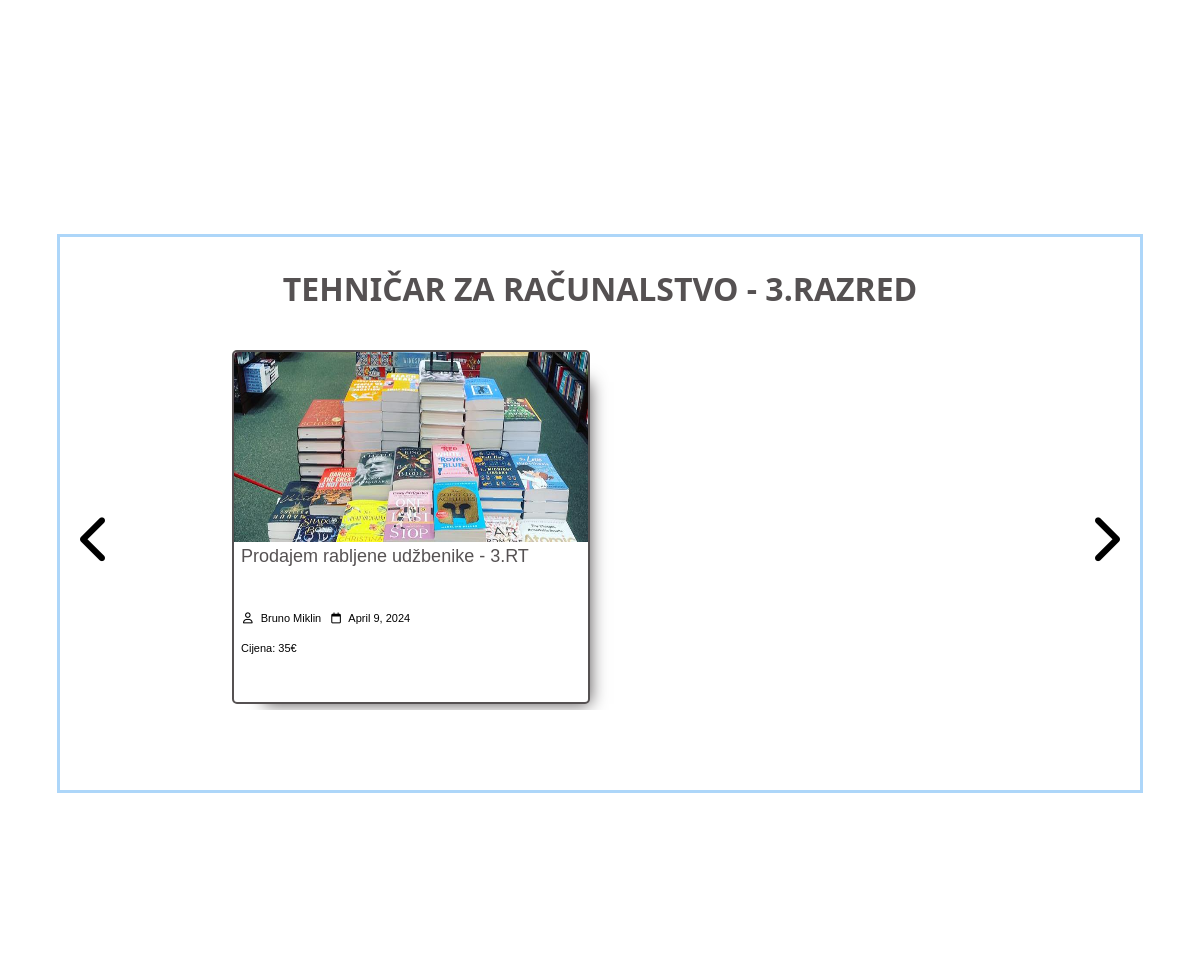
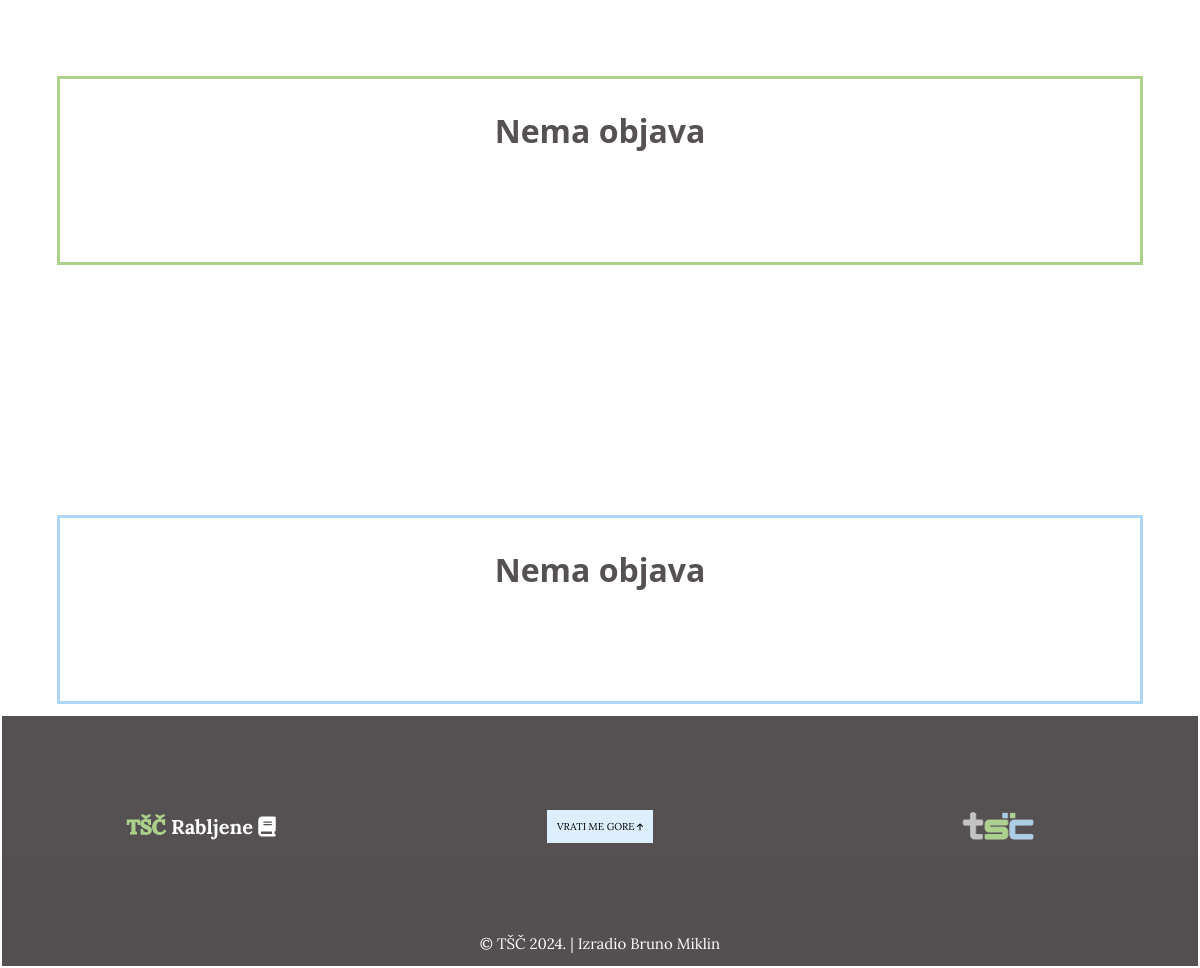
Before: /treci.php (lower part) with the older database file (2 pictures, top to bottom).
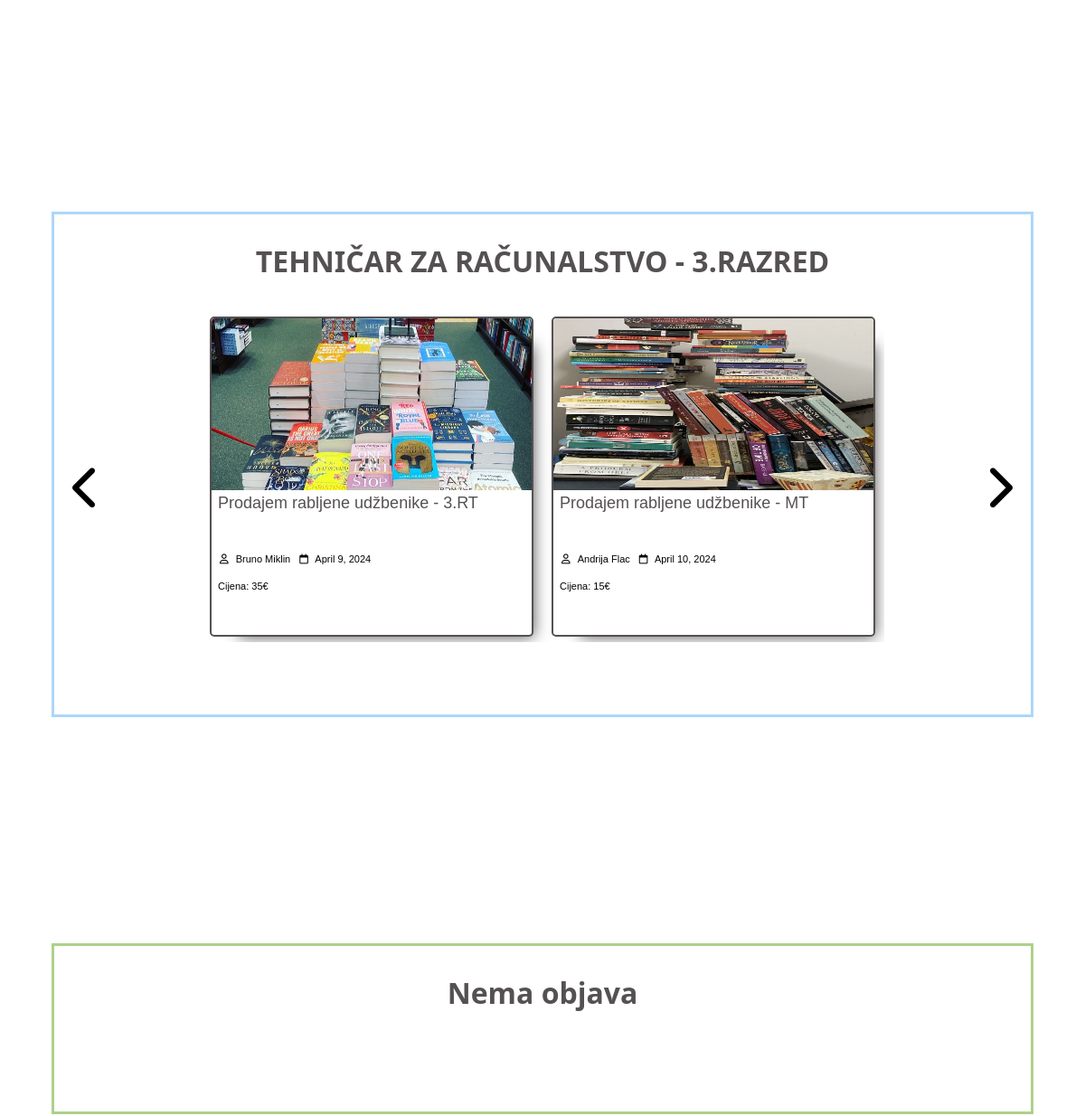
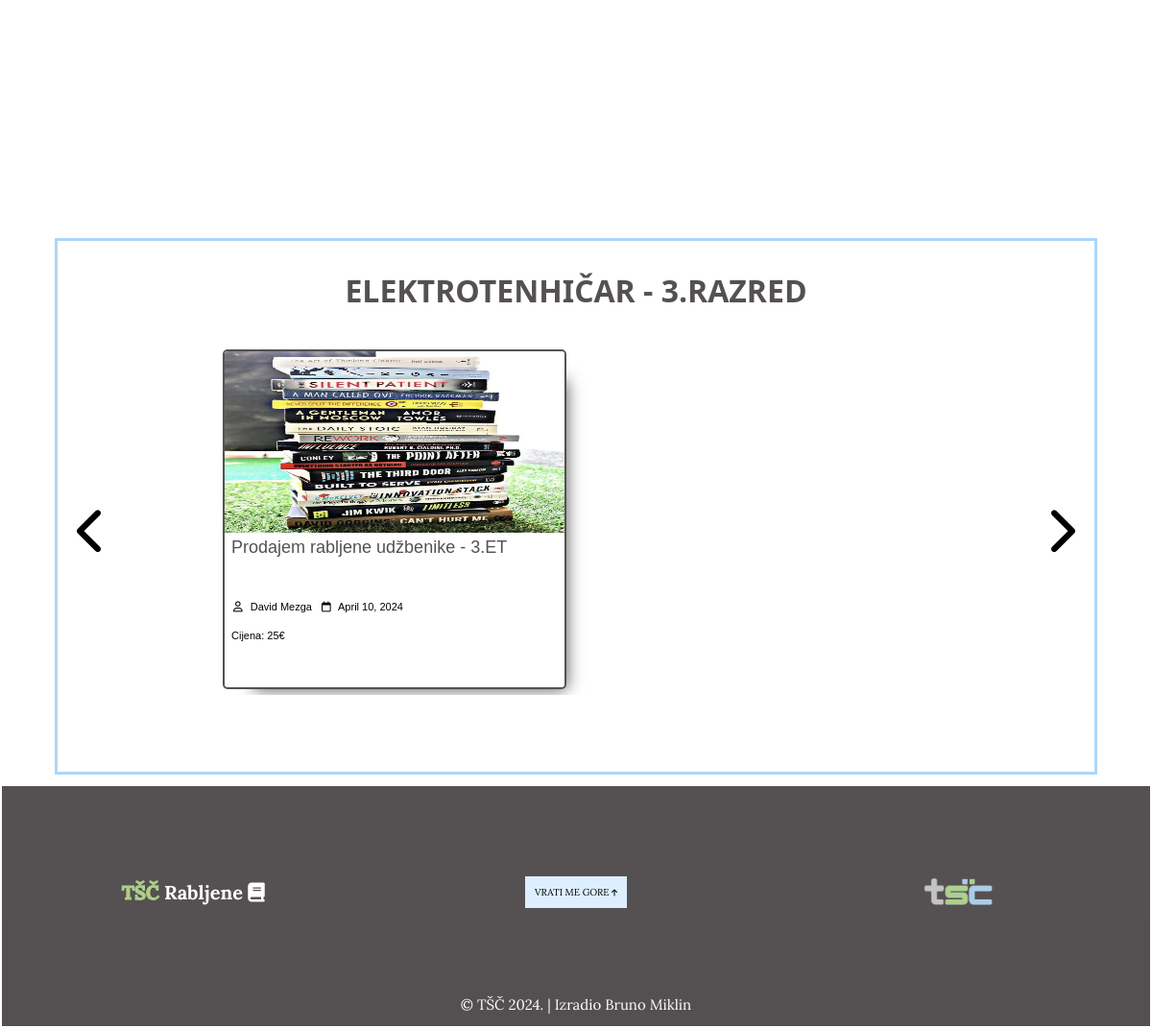
After: the same page with the newer database file (2 pictures, top to bottom).
### tables this page shows
CREATE TABLE `objave` (
  `id` int(11) NOT NULL,
  `korisnik_id` int(11) NOT NULL,
  `naslov` varchar(50) NOT NULL,
  `razred` int(1) NOT NULL,
  `smjer` varchar(2) NOT NULL,
  `kontakt` varchar(25) DEFAULT NULL,
  `cijena` int(255) NOT NULL,
  `datum` datetime NOT NULL DEFAULT current_timestamp(),
  `opis` text NOT NULL,
  `slika` varchar(255) NOT NULL
);

CREATE TABLE `korisnici` (
  `id` int(11) NOT NULL,
  `admin` tinyint(4) NOT NULL,
  `email` varchar(50) NOT NULL,
  `password` varchar(255) NOT NULL,
  `ime` varchar(30) NOT NULL,
  `prezime` varchar(30) NOT NULL,
  `razred` int(11) NOT NULL,
  `smjer` varchar(50) NOT NULL
);

### aplikacija/baza/funkcije.php (called while the page is built, shortened)
<?php
require('konekcija.php');
function izvršiUpit($sql, $podaci)
{
    global $konek;
    $stmt = $konek->prepare($sql);
    $vrijednosti = array_values($podaci);
    $tipovi = !empty($vrijednosti) ? str_repeat('s', count($vrijednosti)) : '';
    if (!empty($tipovi)) {
        $stmt->bind_param($tipovi, ...$vrijednosti);
    }
    $stmt->execute();
    return $stmt;
}
function odaberiSve($tablica, $uvijeti = [])
{
    $sql = "SELECT * FROM $tablica";
    if (!empty($uvijeti)) {
        $sql .= " WHERE ";
        $i = 0;
        foreach ($uvijeti as $key => $value) {
            if ($i > 0) {
                $sql .= " AND ";
            }
            $sql .= "$key=?";
            $i++;
        }
    }
    $stmt = izvršiUpit($sql, $uvijeti);
    $result = $stmt->get_result();
    $podaci = $result->fetch_all(MYSQLI_ASSOC);
    return $podaci;
}
function odaberiJedan($tablica, $uvijet)
{
    $sql = "SELECT * FROM $tablica";
    $i = 0;
    foreach ($uvijet as $key => $value) {
        if ($i === 0) {
            $sql = $sql . " WHERE $key=?";
        } else {
            $sql = $sql . " AND $key=?";
        }
        $i++;
    }
    $sql = $sql . " LIMIT 1";
    $stmt = izvršiUpit($sql, $uvijet);
    $podaci = $stmt->get_result()->fetch_assoc();
    return $podaci;
}
?>

### treci.php (the view, shortened to what the changed rows need)
<?php
include(ROOT_PATH . "/aplikacija/baza/funkcije.php");
$objave_racunlastvo = odaberiSve('objave', ['razred' => 3 , 'smjer' => 'RT']);
$objave_mehatronika = odaberiSve('objave', ['razred' => 3 , 'smjer' => 'MT']);
$objave_eletrotehnika = odaberiSve('objave', ['razred' => 3 , 'smjer' => 'ET']);
?>
<!DOCTYPE html>
<html lang="en">
<head>
    <link rel="stylesheet" href="dodaci/css/razred.css" />
</head>
<body>
    <?php include("aplikacija/umetci/zaglavlje.php")?>
    <div class="okvir-slidera">
        <div class="slider-objave" id="racunalstvo">
            <?php if (!empty($objave_racunlastvo)): ?>
            <h1 class="naslov-slider">TEHNIČAR ZA RAČUNALSTVO - 3.RAZRED</h1>
            <div class="okvir-objava-racunalci">
                <?php foreach ($objave_racunlastvo as $objava):?>
                <div class="objava">
                    <img src="<?php echo 'dodaci/slike/' .$objava ['slika'] ?>"
                        alt="Dogodila se greška kod učitavanja slike!" class="slika-objava" />
                    <br>
                    <div class="objava-opis">
                        <a href="objava.php?id=<?php echo $objava['id']; ?>">
                            <?php echo $objava['naslov'] ?></a>
                        <br>
                        <i class="far fa-user"></i> <a href="" class="ime-autora"></a><?php $korisnik_id = $objava['korisnik_id'];
                                    $korisnik = odaberiJedan('korisnici',['id' => $korisnik_id ]);
                                    echo ($korisnik['ime']. ' ' . $korisnik['prezime']);
                            ?></a>
                        <i class="far fa-calendar"></i><a href="" class="datum-objave"></a>
                        <?php echo date('F j, Y', strtotime($objava['datum']));?></a></a>
                        <br>
                        <a href="" class="datum-objave"></a>Cijena: <?php  echo $objava['cijena']?>€</a>
                    </div>
                </div>
                <?php endforeach;?>
            </div>
            <?php else: ?>
            <h1 class="naslov-slider">Nema objava</h1>
            <?php endif; ?>
        </div>
        <div class="slider-objave" id="mehatronika">
            <?php if (!empty($objave_mehatronika)): ?>
            <h1 class="naslov-slider">TEHNIČAR ZA MEHATORNIKU - 3.RAZRED</h1>
            <i class="fas fa-chevron-left prosla-mehici"></i>
            <i class="fas fa-chevron-right sljedeca-mehici"></i>
            <div class="okvir-objava-mehici">
                <?php foreach ($objave_mehatronika as $objava):?>
                <div class="objava">
                    <img src="<?php echo 'dodaci/slike/' .$objava ['slika'] ?>"
                        alt="Dogodila se greška kod učitavanja slike!" class="slika-objava" />
                    <br>
                    <div class="objava-opis">
                        <a href="objava.php?id=<?php echo $objava['id']; ?>">
                            <?php echo $objava['naslov'] ?></a>
                        <br>
                        <i class="far fa-user"></i> <a href="" class="ime-autora"></a><?php $korisnik_id = $objava['korisnik_id'];
                                    $korisnik = odaberiJedan('korisnici',['id' => $korisnik_id ]);
                                    echo ($korisnik['ime']. ' ' . $korisnik['prezime']);
                            ?></a>
                        <i class="far fa-calendar"></i><a href="" class="datum-objave"></a>
                        <?php echo date('F j, Y', strtotime($objava['datum']));?></a></a>
                        <br>
                        <a href="" class="datum-objave"></a>Cijena: <?php  echo $objava['cijena']?>€</a>
                    </div>
                </div>
                <?php endforeach;?>
            </div>
            <?php else: ?>
            <h1 class="naslov-slider">Nema objava</h1>
            <?php endif; ?>
        </div>
        <div class="slider-objave" id="elektrotehnika">
            <?php if (!empty($objave_eletrotehnika)): ?>
            <h1 class="naslov-slider">ELEKTROTENHIČAR - 3.RAZRED</h1>
            <i class="fas fa-chevron-left prosla-elektrici"></i>
            <i class="fas fa-chevron-right sljedeca-elektrici"></i>
            <div class="okvir-objava-elektrici">
                <?php foreach ($objave_eletrotehnika as $objava):?>
                <div class="objava">
                    <img src="<?php echo 'dodaci/slike/' .$objava ['slika'] ?>"
                        alt="Dogodila se greška kod učitavanja slike!" class="slika-objava" />
                    <br>
                    <div class="objava-opis">
                        <a href="objava.php?id=<?php echo $objava['id']; ?>">
                            <?php echo $objava['naslov'] ?></a>
                        <br>
                        <i class="far fa-user"></i> <a href="" class="ime-autora"></a><?php $korisnik_id = $objava['korisnik_id'];
                                    $korisnik = odaberiJedan('korisnici',['id' => $korisnik_id ]);
                                    echo ($korisnik['ime']. ' ' . $korisnik['prezime']);
                            ?></a>
                        <i class="far fa-calendar"></i><a href="" class="datum-objave"></a>
                        <?php echo date('F j, Y', strtotime($objava['datum']));?></a></a>
                        <br>
                        <a href="" class="datum-objave"></a>Cijena: <?php  echo $objava['cijena']?>€</a>
                    </div>
                </div>
                <?php endforeach;?>
            </div>
            <?php else: ?>
            <h1 class="naslov-slider">Nema objava</h1>
            <?php endif; ?>
        </div>
    </div>
    <?php include("aplikacija/umetci/podnožje.php")?>
</body>
</html>

Changed rows visible on the page:
added objave: slika (picture), naslov "Prodajem rabljene udžbenike - MT", korisnik.ime "Andrija", korisnik.prezime "Flac", datum "April 10, 2024", cijena "15", shown under "TEHNIČAR ZA RAČUNALSTVO - 3.RAZRED"
added objave: slika (picture), naslov "Prodajem rabljene udžbenike - 3.ET", korisnik.ime "David", korisnik.prezime "Mezga", datum "April 10, 2024", cijena "25", shown under "ELEKTROTENHIČAR - 3.RAZRED"
Other visible differences:
text no longer shown: "Nema objava"
text now shown: "ELEKTROTENHIČAR - 3.RAZRED"
